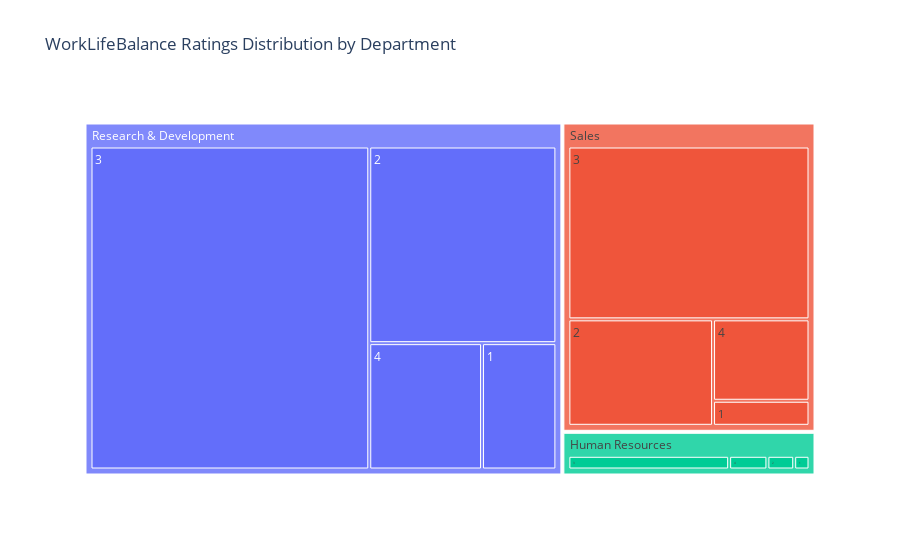

This figure's notebook cell:
### Markdown cell above
Work life balance may be one of all reason for low `EnvironmentRating` or `RelationshipSatisfaction`,because, there is an uneven division or one person has to do too much work

### Code cell
# Combine all departments into a single DataFrame for plotting
df_combined = pd.concat([
    df_sales.assign(Department='Sales'),
    df_hr.assign(Department='Human Resources'),
    df_rd.assign(Department='Research & Development')
])
# Prepare the data for treemap
df_treemap = df_combined.groupby(['Department', 'WorkLifeBalance']).size().reset_index(name='Counts')
# Create treemap using Plotly Express
fig = px.treemap(
    df_treemap,
    path=['Department', 'WorkLifeBalance'],
    values='Counts',
    title='WorkLifeBalance Ratings Distribution by Department'
)
# Show the plot
fig.show()

### Figure 1 — Plotly figure (JSON) as saved in the notebook; plotly's stock layout.template omitted (floating-point values rounded to 4 significant figures)
{"data": [{"branchvalues": "total", "domain": {"x": [0, 1], "y": [0, 1]}, "hovertemplate": "labels=%{label}<br>Counts=%{value}<br>parent=%{parent}<br>id=%{id}<extra></extra>", "ids": ["Human Resources/1", "Research & Development/1", "Sales/1", "Human Resources/2", "Research & Development/2", "Sales/2", "Human Resources/3", "Research & Development/3", "Sales/3", "Human Resources/4", "Research & Development/4", "Sales/4", "Human Resources", "Research & Development", "Sales"], "labels": ["1", "1", "1", "2", "2", "2", "3", "3", "3", "4", "4", "4", "Human Resources", "Research & Development", "Sales"], "name": "", "parents": ["Human Resources", "Research & Development", "Sales", "Human Resources", "Research & Development", "Sales", "Human Resources", "Research & Development", "Sales", "Human Resources", "Research & Development", "Sales", "", "", ""], "type": "treemap", "values": [4, 60, 16, 7, 235, 102, 42, 575, 276, 10, 91, 52, 63, 961, 446]}], "layout": {"legend": {"tracegroupgap": 0}, "title": {"text": "WorkLifeBalance Ratings Distribution by Department"}}}
